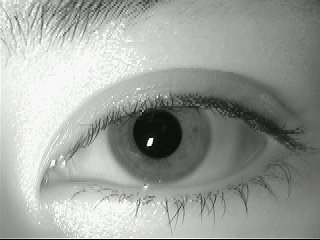
#> input picture images/mazwanl4.bmp, 320 x 240 px
$ jupyter execute --allow-errors daugman.ipynb
#> lines starting #> are read from the running program, lines starting #| are printed output that depends on the picture
### canny_edge_detector.py
from scipy.ndimage.filters import convolve
import numpy as np
from skimage.color.colorconv import gray2rgb
import skimage.io as io
from sobel import sobel_filters
from PIL import Image, ImageDraw
from math import sqrt, pi, cos, sin
from collections import defaultdict
from skimage.color import rgb2gray
from scipy import signal
from matplotlib import pyplot as plt

class cannyEdgeDetector:
    # [117 lines left out: functions __init__, gaussian_kernel, non_max_suppression, threshold, hysteresis, detect, not called in this run]

##-----------------------------------------------------------------------------
##  Function
##-----------------------------------------------------------------------------
def searchInnerBound(img):
    """
    Description:
        Search for the inner boundary of the iris.
    Input:
        img		- The input iris image.
    Output:
        inner_y	- y-coordinate of the inner circle centre.
        inner_x	- x-coordinate of the inner circle centre.
        inner_r	- Radius of the inner circle.
    """

    # Integro-Differential operator coarse (jump-level precision) to find first impression
    Y = img.shape[0]
    X = img.shape[1]
    sect = X/4 		# Width of the external margin for which search is excluded
    minrad = 10
    maxrad = sect*0.8
    jump = 4 		# Precision of the coarse search, in pixels

    # Hough Space (y,x,r)
    sz = np.array([np.floor((Y)/jump),
                    np.floor((X)/jump),
                    np.floor((maxrad-minrad)/jump)]).astype(int)
    # Resolution of the circular integration
    integrationprecision = 1
    angs = np.arange(0, 2*np.pi, integrationprecision) # angels from 0 to 2Pi
    # c
    x, y, r = np.meshgrid(np.arange(sz[1]),
                          np.arange(sz[0]),
                          np.arange(sz[2]))

    y = y*jump
    x = x*jump
    r = minrad + r*jump
    hs = ContourIntegralCircular(img, y, x, r, angs)

    # Hough Space Partial Derivative R
    hspdr = hs - hs[:, :, np.insert(np.arange(hs.shape[2]-1), 0, 0)]
    # Blur
    sm = 3 		# Size of the blurring mask
    hspdrs = signal.fftconvolve(hspdr, np.ones([sm,sm,sm]), mode="same")

    indmax = np.argmax(hspdrs.ravel())
    y,x,r = np.unravel_index(indmax, hspdrs.shape)

    inner_y =  y*jump
    inner_x =  x*jump
    inner_r = minrad + (r-1)*jump


    # Integro-Differential operator fine (pixel-level precision)
    integrationprecision = 0.1 		# Resolution of the circular integration
    angs = np.arange(0, 2*np.pi, integrationprecision)
    x, y, r = np.meshgrid(np.arange(inner_x),
                          np.arange(inner_y),
                          np.arange(inner_r))
    y = inner_y - jump + y
    x = inner_x - jump + x
    r = inner_r - jump + r

    hs = ContourIntegralCircular(img, y, x, r, angs)

    # Hough Space Partial Derivative R
    hspdr = hs - hs[:, :, np.insert(np.arange(hs.shape[2]-1), 0, 0)]

    # Bluring
    sm = 2		# Size of the blurring mask
    hspdrs = signal.fftconvolve(hspdr, np.ones([sm,sm,sm]), mode="same")
    indmax = np.argmax(hspdrs.ravel())
    y,x,r = np.unravel_index(indmax, hspdrs.shape)

    inner_y = inner_y - jump + y
    inner_x = inner_x - jump + x
    inner_r = inner_r - jump + r - 1

    return inner_y, inner_x, inner_r


#------------------------------------------------------------------------------
def searchOuterBound(img, inner_y, inner_x, inner_r):
    """
    Description:
        Search for the outer boundary of the iris.
    Input:
        img		- The input iris image.
        inner_y	- The y-coordinate of the inner circle centre.
        inner_x	- The x-coordinate of the inner circle centre.
        inner_r	- The radius of the inner circle.
    Output:
        outer_y	- y-coordinate of the outer circle centre.
        outer_x	- x-coordinate of the outer circle centre.
        outer_r	- Radius of the outer circle.
    """
    # Maximum displacement 15# (Daugman 2004)
    maxdispl = np.round(inner_r*0.15).astype(int)

    # 0.1 - 0.8 (Daugman 2004)
    minrad = np.round(inner_r/0.8).astype(int)
    maxrad = np.round(inner_r/0.3).astype(int)

    # # Hough Space (y,x,r)
    # hs = np.zeros([2*maxdispl, 2*maxdispl, maxrad-minrad])

    # Integration region, avoiding eyelids
    intreg = np.array([[2/6, 4/6], [8/6, 10/6]]) * np.pi

    # Resolution of the circular integration
    integrationprecision = 0.05
    angs = np.concatenate([np.arange(intreg[0,0], intreg[0,1], integrationprecision),
                            np.arange(intreg[1,0], intreg[1,1], integrationprecision)],
                            axis=0)
    x, y, r = np.meshgrid(np.arange(2*maxdispl),
                          np.arange(2*maxdispl),
                          np.arange(maxrad-minrad))
    y = inner_y - maxdispl + y
    x = inner_x - maxdispl + x
    r = minrad + r
    hs = ContourIntegralCircular(img, y, x, r, angs)

    # Hough Space Partial Derivative R
    hspdr = hs - hs[:, :, np.insert(np.arange(hs.shape[2]-1), 0, 0)]

    # Blur
    sm = 7 	# Size of the blurring mask
    hspdrs = signal.fftconvolve(hspdr, np.ones([sm,sm,sm]), mode="same")

    indmax = np.argmax(hspdrs.ravel())
    y,x,r = np.unravel_index(indmax, hspdrs.shape)

    outer_y = inner_y - maxdispl + y + 1
    outer_x = inner_x - maxdispl + x + 1
    outer_r = minrad + r - 1

    return outer_y, outer_x, outer_r


#------------------------------------------------------------------------------
def ContourIntegralCircular(imagen, y_0, x_0, r, angs):
    """
    Description:
        Performs contour (circular) integral.
    Input:
        imagen  - The input iris image.
        y_0     - The y-coordinate of the circle centre.
        x_0     - The x-coordinate of the circle centre.
        r       - The radius of the circle.
        angs    - The region of the circle considering clockwise 0-2pi.
    Output:
        hs      - Integral result.
    """
    # Get y, x
    # print(len(angs), r.shape[0], r.shape[1], r.shape[2])
    y = np.zeros([len(angs), r.shape[0], r.shape[1], r.shape[2]], dtype=int)
    x = np.zeros([len(angs), r.shape[0], r.shape[1], r.shape[2]], dtype=int)
    for i in range(len(angs)):
        ang = angs[i]
        y[i, :, :, :] = np.round(y_0 + np.cos(ang) * r).astype(int)
        x[i, :, :, :] = np.round(x_0 + np.sin(ang) * r).astype(int)

    # Adapt y
    ind = np.where(y < 0)
    y[ind] = 0
    ind = np.where(y >= imagen.shape[0])
    y[ind] = imagen.shape[0] - 1

    # Adapt x
    ind = np.where(x < 0)
    x[ind] = 0
    ind = np.where(x >= imagen.shape[1])
    x[ind] = imagen.shape[1] - 1


    hs = imagen[y, x]
    hs = np.sum(hs, axis=0)
    return hs.astype(float)

def process_for_daugman(self,IMG_PATH):
    # [21 lines of commented-out code are left out]
    img = io.imread(IMG_PATH,0)
#> img is the input picture: shape (240, 320, 3); mean R, G, B 157.8, 160, 156.7
    img = rgb2gray(img)
#> img: shape (240, 320) float64
    output_image = Image.new("RGB", Image.open(IMG_PATH).size)
#> output_image: PIL image 320x240 RGB; every value is 0
    output_image.paste(Image.open(IMG_PATH))
    i_y,i_x,i_r = self.searchInnerBound(img)
#> in searchInnerBound, `indmax = np.argmax(hspdrs.ravel())`: indmax = 34832
#> in searchInnerBound, `y,x,r = np.unravel_index(indmax, hspdrs.shape)`: y = 33; x = 39; r = 5
#> in searchInnerBound, `inner_y =  y*jump`: inner_y = 132
#> in searchInnerBound, `inner_x =  x*jump`: inner_x = 156
#> in searchInnerBound, `inner_r = minrad + (r-1)*jump`: inner_r = 26
#> in searchInnerBound, `indmax = np.argmax(hspdrs.ravel())`: indmax = 24470
#> in searchInnerBound, `y,x,r = np.unravel_index(indmax, hspdrs.shape)`: y = 6; x = 5; r = 4
#> in searchInnerBound, `inner_y = inner_y - jump + y`: inner_y = 134
#> in searchInnerBound, `inner_x = inner_x - jump + x`: inner_x = 157
#> in searchInnerBound, `inner_r = inner_r - jump + r - 1`: inner_r = 25
#> i_y = 134; i_x = 157; i_r = 25
    draw_result = ImageDraw.Draw(output_image)
    draw_result.ellipse((i_x-i_r, i_y-i_r, i_x+i_r, i_y+i_r), outline=(255,0,0))
    o_y,o_x,o_r = self.searchOuterBound(img, i_y, i_x, i_r)
#> in searchOuterBound, `maxdispl = np.round(inner_r*0.15).astype(int)`: maxdispl = 4
#> in searchOuterBound, `minrad = np.round(inner_r/0.8).astype(int)`: minrad = 31
#> in searchOuterBound, `maxrad = np.round(inner_r/0.3).astype(int)`: maxrad = 83
#> in searchOuterBound, `indmax = np.argmax(hspdrs.ravel())`: indmax = 1893
#> in searchOuterBound, `y,x,r = np.unravel_index(indmax, hspdrs.shape)`: y = 4; r = 21
#> in searchOuterBound, `outer_y = inner_y - maxdispl + y + 1`: outer_y = 135
#> in searchOuterBound, `outer_x = inner_x - maxdispl + x + 1`: outer_x = 158
#> in searchOuterBound, `outer_r = minrad + r - 1`: outer_r = 51
#> o_y = 135; o_x = 158; o_r = 51
    draw_result.ellipse((o_x-o_r, o_y-o_r, o_x+o_r, o_y+o_r), outline=(0,255,0))
    output_image.save('images/ss.bmp')
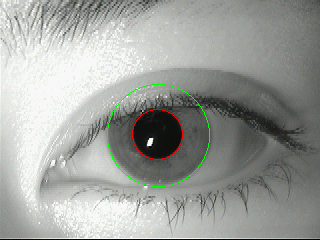
#> saved as ss.bmp: PIL image 320x240 RGB; mean R, G, B 157.7, 160.4, 156.1
    plt.imshow(output_image)
    plt.show()
    outer_circle=[]
    inner_circle=[]
    outer_circle.append((o_x,o_y,o_r))
    inner_circle.append((i_x,i_y,i_r))
    rowp = np.round(i_y).astype(int)
#> rowp = 134
    colp = np.round(i_x).astype(int)
#> colp = 157
    rp = np.round(i_r).astype(int)
#> rp = 25
    row = np.round(o_y).astype(int)
#> row = 135
    col = np.round(o_x).astype(int)
#> col = 158
    r = np.round(o_r).astype(int)
#> r = 51

    # Find top and bottom eyelid
    imsz = img.shape
#> imsz = (240, 320)
    irl = np.round(row - r).astype(int)
#> irl = 84
    iru = np.round(row + r).astype(int)
#> iru = 186
    icl = np.round(col - r).astype(int)
#> icl = 107
    icu = np.round(col + r).astype(int)
#> icu = 209
    if irl < 0:
        irl = 0
    if icl < 0:
        icl = 0
    if iru >= imsz[0]:
        iru = imsz[0] - 1
    if icu >= imsz[1]:
        icu = imsz[1] - 1
    imageiris = img[irl: iru + 1, icl: icu + 1]
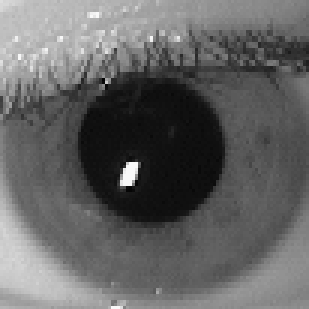
#> imageiris: shape (103, 103) float64 (shown 3 times larger); min 0.0179, max 0.973, mean 0.39
    return (outer_circle,inner_circle,imageiris)

# [45 lines left out: function hought_transform, not called in this run]

### daugman.ipynb
[cell 1]
from scipy.ndimage.filters import convolve
import numpy as np
import skimage.io as io
import matplotlib.pyplot as plt
import cv2
import itertools
import math
from typing import Tuple, List
import canny_edge_detector as canny
from skimage.color import rgb2gray
from PIL import Image
from skimage.exposure import histogram
from matplotlib.pyplot import bar
from log_gabor import normalization_to_template
#import hamming distance from scipy
from scipy.spatial.distance import hamming

[cell 2]
# [6 lines left out: function showHist, not called in this run]

[cell 3]
def normalize(image, x_iris, y_iris, r_iris, x_pupil, y_pupil, r_pupil,
			  radpixels=20, angulardiv=240):
	"""
	Description:
		Normalize iris region by unwraping the circular region into a rectangular
		block of constant dimensions.
	Input:
		image		- Input iris image.
		x_iris		- x-coordinate of the circle defining the iris boundary.
		y_iris		- y-coordinate of the circle defining the iris boundary.
		r_iris		- Radius of the circle defining the iris boundary.
		x_pupil		- x-coordinate of the circle defining the pupil boundary.
		y_pupil		- y-coordinate of the circle defining the pupil boundary.
		r_pupil		- Radius of the circle defining the pupil boundary.
		radpixels	- Radial resolution (vertical dimension).
		angulardiv	- Angular resolution (horizontal dimension).
	Output:
		polar_array	- Normalized form of the iris region.
		polar_noise	- Normalized form of the noise region.
	"""
	radiuspixels = radpixels + 2
	angledivisions = angulardiv-1

	r = np.arange(radiuspixels)
	theta = np.linspace(0, 2*np.pi, angledivisions+1)

	# Calculate displacement of pupil center from the iris center
	ox = x_pupil - x_iris
	oy = y_pupil - y_iris

	if ox <= 0:
		sgn = -1
	elif ox > 0:
		sgn = 1

	if ox==0 and oy > 0:
		sgn = 1

	a = np.ones(angledivisions+1) * (ox**2 + oy**2)

	# Need to do something for ox = 0
	if ox == 0:
		phi = np.pi/2
	else:
		phi = np.arctan(oy/ox)
		if(phi==np.NAN):
			print('phi is nan')

	b = sgn * np.cos(np.pi - phi - theta)

	# Calculate radius around the iris as a function of the angle
	r = np.sqrt(a)*b + np.sqrt(a*b**2 - (a - r_iris**2))
	r = np.array([r - r_pupil])

	rmat = np.dot(np.ones([radiuspixels,1]), r)

	rmat = rmat * np.dot(np.ones([angledivisions+1,1]),
							np.array([np.linspace(0,1,radiuspixels)])).transpose()
	rmat = rmat + r_pupil

	# Exclude values at the boundary of the pupil iris border, and the iris scelra border
	# as these may not correspond to areas in the iris region and will introduce noise.
	# ie don't take the outside rings as iris data.
	rmat = rmat[1 : radiuspixels-1, :]

	# Calculate cartesian location of each data point around the circular iris region
	xcosmat = np.dot(np.ones([radiuspixels-2,1]), np.array([np.cos(theta)]))
	xsinmat = np.dot(np.ones([radiuspixels-2,1]), np.array([np.sin(theta)]))

	xo = rmat * xcosmat
	yo = rmat * xsinmat

	xo = x_pupil + xo
	xo = np.round(xo).astype(int)
	if(xo.any()==np.nan):
		print("xo is nan")
	coords = np.where(xo >= image.shape[1])
	if(coords.any()==np.nan):
		print("coords is nan")
	xo[coords] = image.shape[1] - 1
	coords = np.where(xo < 0)
	xo[coords] = 0

	yo = y_pupil - yo
	yo = np.round(yo).astype(int)
	coords = np.where(yo >= image.shape[0])
	yo[coords] = image.shape[0] - 1
	coords = np.where(yo < 0)
	yo[coords] = 0

	# [6 lines of commented-out code are left out]

	polar_array = image[yo, xo]
	polar_array = polar_array / 255

	# Create noise array with location of NaNs in polar_array
	polar_noise = np.zeros(polar_array.shape)
	coords = np.where(np.isnan(polar_array))
	polar_noise[coords] = 1

	# Get rid of outling points in order to write out the circular pattern
	image[yo, xo] = 255

	# Get pixel coords for circle around iris
	x,y = circlecoords([x_iris,y_iris], r_iris, image.shape)
	image[y,x] = 255

	# Get pixel coords for circle around pupil
	xp,yp = circlecoords([x_pupil,y_pupil], r_pupil, image.shape)
	image[yp,xp] = 255

	# Replace NaNs before performing feature encoding
	coords = np.where((np.isnan(polar_array)))
	polar_array2 = polar_array
	polar_array2[coords] = 0.5
	avg = np.sum(polar_array2) / (polar_array.shape[0] * polar_array.shape[1])
	polar_array[coords] = avg

	return polar_array, polar_noise.astype(bool)


#------------------------------------------------------------------------------
# [33 lines left out: function circlecoords, not called in this run]


IMG_PATH = 'images/mazwanl4.bmp'
o_circles, inner_circles,imgwithnoise = canny.process_for_daugman(canny,IMG_PATH)
#> o_circles = [(158, 135, 51)]; inner_circles = [(157, 134, 25)]
inner_radius=inner_circles[0][2],
#> inner_radius = (25,)
outer_radius=o_circles[0][2]
#> outer_radius = 51
iris_height=outer_radius-inner_radius
#> iris_height = [26]
iris_height=iris_height[0].astype(int)
#> iris_height = 26
inner_radius= inner_radius[0]
#> inner_radius = 25

#> (the rest of this cell did not finish here and is left out)

#> in normalize, `ox = x_pupil - x_iris`: ox = 1
#> in normalize, `a = np.ones(angledivisions+1) * (ox**2 + oy**2)`: a = 240 values from 2 to 2
#> in normalize, `phi = np.arctan(oy/ox)`: phi = 0.785
#> in normalize, `b = sgn * np.cos(np.pi - phi - theta)`: b = 240 values, max 1 at index 90, min -1 at index 209, mean -0.00295
#> in normalize, `r = np.sqrt(a)*b + np.sqrt(a*b**2 - (a - r_iris**2))`: r = 240 values, max 26.41 at index 90, min 23.59 at index 209, mean 24.98
#> in normalize, `rmat = np.dot(np.ones([radiuspixels,1]), r)`:
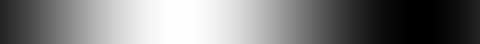
#> rmat: shape (22, 240) float64 (shown 2 times larger); min -27.41, max -24.59, mean -26.02; drawn with min black and max white
#> in normalize, `rmat = rmat * np.dot(np.ones([angledivisions+1,1]), np.array([np.linsp..`:
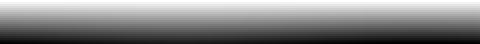
#> rmat: shape (22, 240) float64 (shown 2 times larger); min -27.41, max 0, mean -13.01; drawn with min black and max white
#> in normalize, `rmat = rmat[1 : radiuspixels-1, :]`:
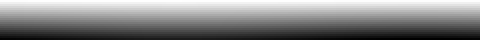
#> rmat: shape (20, 240) float64 (shown 2 times larger); min 24.89, max 49.83, mean 38; drawn with min black and max white
#> in normalize, `xo = rmat * xcosmat`:
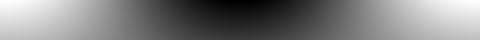
#> xo: shape (20, 240) float64 (shown 2 times larger); min -49.8, max 49.71, mean -0.1; drawn with min black and max white
#> in normalize, `yo = rmat * xsinmat`:
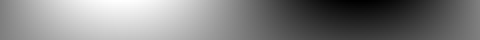
#> yo: shape (20, 240) float64 (shown 2 times larger); min -49.71, max 49.81, mean 0.2; drawn with min black and max white
#> in normalize, `xo = x_pupil + xo`:
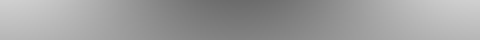
#> xo: shape (20, 240) float64 (shown 2 times larger); min 108.2, max 207.7, mean 157.9
#> in normalize, `coords = np.where(xo >= image.shape[1])`: coords = 4800 positions, rows 0 to 19, columns 0 to 239
code1,mask1=normalization_to_template(polar_arr,noise,18,30)
plt.imshow(polar_arr,cmap='gray')
plt.show()
plt.imshow(code1,cmap='gray')
plt.show()
plt.imshow(mask1,cmap='gray')
plt.show()


IMG_PATH = 'images/mazwanr4.bmp'
o_circles, inner_circles,imgwithnoise = canny.process_for_daugman(canny,IMG_PATH)
inner_radius=inner_circles[0][2],
outer_radius=o_circles[0][2]
iris_height=outer_radius-inner_radius
iris_height=iris_height[0].astype(int)
inner_radius= inner_radius[0]

polar_arr2,noise2=normalize(imgwithnoise,inner_circles[0][0],inner_circles[0][1],inner_circles[0][2],o_circles[0][0],o_circles[0][1],o_circles[0][2])
code2,mask2=normalization_to_template(polar_arr2,noise2,18,30)
plt.imshow(polar_arr2,cmap='gray')
plt.show()
plt.imshow(code2,cmap='gray')
plt.show()
plt.imshow(mask2,cmap='gray')
plt.show()


# [29 lines of commented-out code are left out]


# [79 lines left out: functions calHammingDist, shiftbits, not called in this run]

print(calHammingDist(code1,mask1,code2,mask2))


# [69 lines of commented-out code are left out]

$ run again, with images/kelvinl1.bmp copied over images/mazwanl4.bmp
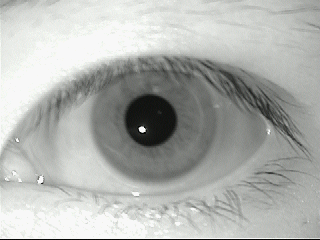
#> input picture images/kelvinl1.bmp, 320 x 240 px
#> in process_for_daugman, img is the input picture: shape (240, 320, 3); mean R, G, B 175.9, 178.1, 174.7
#> img: shape (240, 320) float64
#> output_image: PIL image 320x240 RGB; every value is 0
#> in searchInnerBound, `indmax = np.argmax(hspdrs.ravel())`: indmax = 31686
#> in searchInnerBound, `y,x,r = np.unravel_index(indmax, hspdrs.shape)`: y = 30; x = 37; r = 5
#> in searchInnerBound, `inner_y =  y*jump`: inner_y = 120
#> in searchInnerBound, `inner_x =  x*jump`: inner_x = 148
#> inner_r = 26
#> in searchInnerBound, `indmax = np.argmax(hspdrs.ravel())`: indmax = 19427
#> in searchInnerBound, `y,x,r = np.unravel_index(indmax, hspdrs.shape)`: y = 5; x = 7
#> in searchInnerBound, `inner_y = inner_y - jump + y`: inner_y = 121
#> in searchInnerBound, `inner_x = inner_x - jump + x`: inner_x = 151
#> i_y = 121; i_x = 151; i_r = 26
#> maxdispl = 4
#> minrad = 32
#> in searchOuterBound, `maxrad = np.round(inner_r/0.3).astype(int)`: maxrad = 87
#> in searchOuterBound, `indmax = np.argmax(hspdrs.ravel())`: indmax = 2011
#> in searchOuterBound, `y,x,r = np.unravel_index(indmax, hspdrs.shape)`: y = 4; r = 31
#> outer_y = 122
#> outer_x = 152
#> outer_r = 62
#> o_y = 122; o_x = 152; o_r = 62
#> in process_for_daugman, `output_image.save('images/ss.bmp')`:
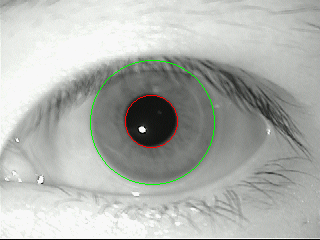
#> saved as ss.bmp: PIL image 320x240 RGB; mean R, G, B 175.6, 178.5, 174
#> rowp = 121
#> colp = 151
#> rp = 26
#> row = 122
#> col = 152
#> in process_for_daugman, `r = np.round(o_r).astype(int)`: r = 62
#> irl = 60
#> iru = 184
#> icl = 90
#> icu = 214
#> in process_for_daugman, `imageiris = img[irl: iru + 1, icl: icu + 1]`:
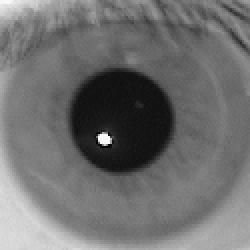
#> imageiris: shape (125, 125) float64 (shown 2 times larger); min 0.0135, max 0.973, mean 0.436
#> o_circles = [(152, 122, 62)]; inner_circles = [(151, 121, 26)]
#> `inner_radius=inner_circles[0][2],`: inner_radius = (26,)
#> outer_radius = 62
#> `iris_height=outer_radius-inner_radius`: iris_height = [36]
#> `iris_height=iris_height[0].astype(int)`: iris_height = 36
#> `inner_radius= inner_radius[0]`: inner_radius = 26
#> ox = 1
#> a = 240 values from 2 to 2
#> phi = 0.785
#> b = 240 values, max 1 at index 90, min -1 at index 209, mean -0.00295
#> in normalize, `r = np.sqrt(a)*b + np.sqrt(a*b**2 - (a - r_iris**2))`: r = 240 values, max 27.41 at index 90, min 24.59 at index 209, mean 25.98
#> coords = 3527 positions, rows 0 to 19, columns 0 to 239

$ run again, with images/mazwanl1.bmp copied over images/mazwanl4.bmp
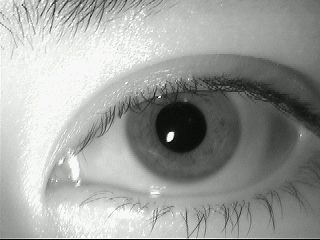
#> input picture images/mazwanl1.bmp, 320 x 240 px
#> in process_for_daugman, img is the input picture: shape (240, 320, 3); mean R, G, B 157.4, 159.6, 156.3
#> img: shape (240, 320) float64
#> output_image: PIL image 320x240 RGB; every value is 0
#> in searchInnerBound, `indmax = np.argmax(hspdrs.ravel())`: indmax = 33809
#> in searchInnerBound, `y,x,r = np.unravel_index(indmax, hspdrs.shape)`: y = 32; x = 40; r = 9
#> in searchInnerBound, `inner_y =  y*jump`: inner_y = 128
#> in searchInnerBound, `inner_x =  x*jump`: inner_x = 160
#> in searchInnerBound, `inner_r = minrad + (r-1)*jump`: inner_r = 42
#> in searchInnerBound, `indmax = np.argmax(hspdrs.ravel())`: indmax = 74386
#> in searchInnerBound, `y,x,r = np.unravel_index(indmax, hspdrs.shape)`: y = 11; r = 4
#> in searchInnerBound, `inner_y = inner_y - jump + y`: inner_y = 135
#> in searchInnerBound, `inner_x = inner_x - jump + x`: inner_x = 167
#> in searchInnerBound, `inner_r = inner_r - jump + r - 1`: inner_r = 41
#> i_y = 135; i_x = 167; i_r = 41
#> maxdispl = 6
#> minrad = 51
#> in searchOuterBound, `maxrad = np.round(inner_r/0.3).astype(int)`: maxrad = 137
#> in searchOuterBound, `indmax = np.argmax(hspdrs.ravel())`: indmax = 3803
#> in searchOuterBound, `y,x,r = np.unravel_index(indmax, hspdrs.shape)`: y = 3; x = 8; r = 19
#> outer_y = 133
#> outer_x = 170
#> outer_r = 69
#> o_y = 133; o_x = 170; o_r = 69
#> rowp = 135
#> colp = 167
#> rp = 41
#> row = 133
#> col = 170
#> in process_for_daugman, `r = np.round(o_r).astype(int)`: r = 69
#> irl = 64
#> iru = 202
#> icl = 101
#> icu = 239
#> in process_for_daugman, `imageiris = img[irl: iru + 1, icl: icu + 1]`:
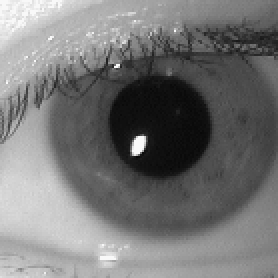
#> imageiris: shape (139, 139) float64 (shown 2 times larger); min 0.0314, max 0.973, mean 0.463
#> o_circles = [(170, 133, 69)]; inner_circles = [(167, 135, 41)]
#> `inner_radius=inner_circles[0][2],`: inner_radius = (41,)
#> outer_radius = 69
#> `iris_height=outer_radius-inner_radius`: iris_height = [28]
#> `iris_height=iris_height[0].astype(int)`: iris_height = 28
#> `inner_radius= inner_radius[0]`: inner_radius = 41
#> ox = 3
#> oy = -2
#> a = 240 values from 13 to 13
#> phi = -0.588
#> b = 240 values, max 1 at index 142, min -1 at index 22, mean -0.00347
#> in normalize, `r = np.sqrt(a)*b + np.sqrt(a*b**2 - (a - r_iris**2))`: r = 240 values, max 44.61 at index 142, min 37.39 at index 22, mean 40.91
#> in normalize, `xo = x_pupil + xo`:
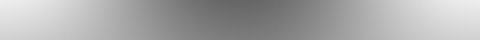
#> xo: shape (20, 240) float64 (shown 2 times larger); min 102.2, max 237.5, mean 169.5
#> coords = 3342 positions, rows 0 to 19, columns 0 to 239
